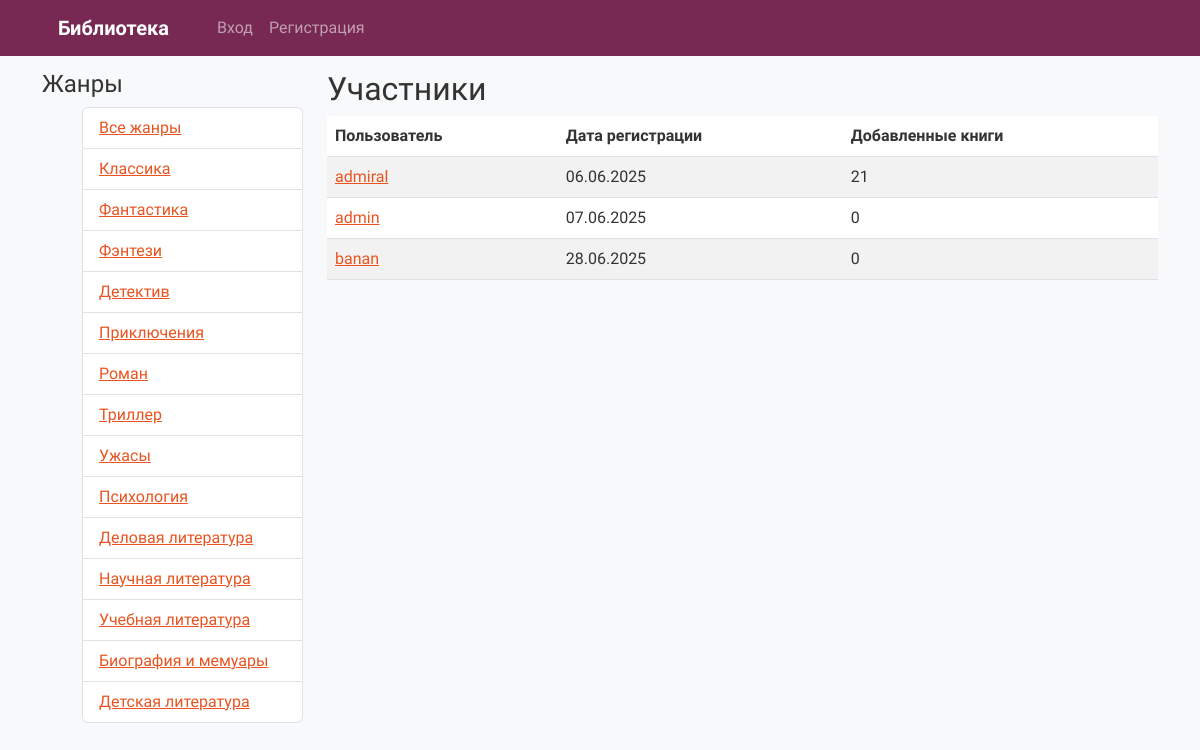
The page /members/ on the database its author committed.
### books/models.py (models this page shows, shortened)
class Genre(models.Model):
    name = models.CharField(max_length=255, verbose_name="Жанр")

### books/views.py (the view)
# urls.py: path('members/', views.members_list, name='members_list'),
def members_list(request):
    members = User.objects.annotate(book_count=Count('book')).order_by('date_joined')
    return render(request, 'members.html', {'members': members})

### books/context_processors.py (called while the page is built)
def genres_processor(request):
    genres = Genre.objects.all()
    return {'genres': genres}

### templates/members.html (shortened to what this page needs)
{% extends 'base.html' %}
{% block content %}
<h2>Участники</h2>
<table class="table table-striped">
  <thead>
    <tr>
      <th>Пользователь</th>
      <th>Дата регистрации</th>
      <th>Добавленные книги</th>
    </tr>
  </thead>
  <tbody>
    {% for user in members %}
    <tr>
      <td>
        <a href="{% url 'other_profile' user.id %}">{{ user.username }}</a>
      </td>
      <td>{{ user.date_joined|date:"d.m.Y" }}</td>
      <td>{{ user.book_count }}</td>
    </tr>
    {% endfor %}
  </tbody>
</table>
{% endblock %}

### templates/base.html (shortened to what this page needs)
{% load static %}
<!DOCTYPE html>
<html lang="ru">
<head>
    <link rel="stylesheet" href="{% static 'css/bootstrap.css' %}">
</head>
<body>
<nav class="navbar navbar-expand-lg navbar-dark bg-dark fixed-top">
    <div class="container">
        <a class="navbar-brand" href="{% url 'home' %}">Библиотека</a>
        <div class="collapse navbar-collapse d-flex justify-content-between align-items-center">
            <ul class="navbar-nav">
                {% if user.is_authenticated %}
                    <li class="nav-item"><a class="nav-link" href="{% url 'add_book' %}">Добавить книгу</a></li>
                    <li class="nav-item"><a class="nav-link" href="{% url 'profile' %}">Профиль</a></li>
                    <li class="nav-item"><a class="nav-link" href="{% url 'favorites_list' %}">Избранное</a></li>
                    <li class="nav-item"><a class="nav-link" href="{% url 'members_list' %}">Участники</a></li>
                {% else %}
                    <li class="nav-item"><a class="nav-link" href="{% url 'login' %}">Вход</a></li>
                    <li class="nav-item"><a class="nav-link" href="{% url 'register' %}">Регистрация</a></li>
                {% endif %}
            </ul>
        </div>
    </div>
</nav>
<div class="container">
    <div class="row">
        <div class="col-md-3">
            <h4>Жанры</h4>
            <ul class="list-group mb-3">
                <li class="list-group-item">
                    <a href="{% url 'home' %}">Все жанры</a>
                </li>
                {% for genre in genres %}
                <li class="list-group-item">
                    <a href="{% url 'genre_books' genre.id %}">{{ genre.name }}</a>
                </li>
                {% endfor %}
            </ul>
        </div>
        <div class="col-md-9">
            {% block content %}
            {% endblock %}
        </div>
    </div>
</div>
</body>
</html>

### templates/base.html (style rules this page uses)
body { background-color: #f8f9fa; padding-top: 70px; }
.navbar-brand { font-weight: bold; }

### rows shown on the page
Genre: name "Классика"
Genre: name "Фантастика"
Genre: name "Фэнтези"
Genre: name "Детектив"
Genre: name "Приключения"
Genre: name "Роман"
Genre: name "Триллер"
Genre: name "Ужасы"
Genre: name "Психология"
Genre: name "Деловая литература"
Genre: name "Научная литература"
Genre: name "Учебная литература"
Genre: name "Биография и мемуары"
Genre: name "Детская литература"

### other values the page prints
{{ user.username }} "admiral"
{{ user.date_joined|date:"d.m.Y" }} "06.06.2025"
{{ user.book_count }} "21"
{{ user.username }} "admin"
{{ user.date_joined|date:"d.m.Y" }} "07.06.2025"
{{ user.book_count }} "0"
{{ user.username }} "banan"
{{ user.date_joined|date:"d.m.Y" }} "28.06.2025"
